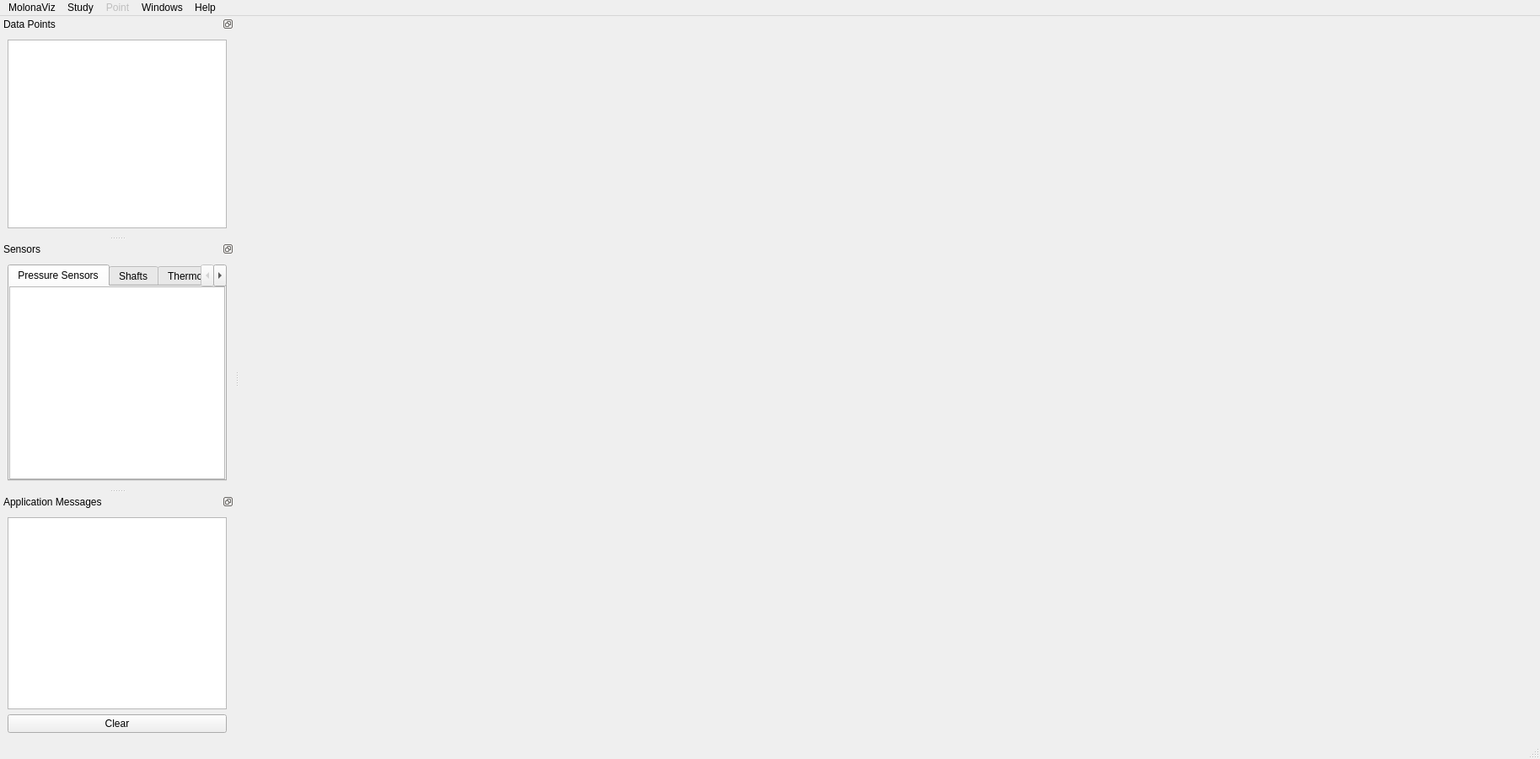
<?xml version="1.0" encoding="UTF-8"?>
<ui version="4.0">
 <class>MainWindow</class>
 <widget class="QMainWindow" name="MainWindow">
  <property name="geometry">
   <rect>
    <x>0</x>
    <y>0</y>
    <width>1827</width>
    <height>901</height>
   </rect>
  </property>
  <property name="windowTitle">
   <string>MolonaViz</string>
  </property>
  <widget class="QWidget" name="centralwidget"/>
  <widget class="QMenuBar" name="menubar">
   <property name="geometry">
    <rect>
     <x>0</x>
     <y>0</y>
     <width>1827</width>
     <height>26</height>
    </rect>
   </property>
   <widget class="QMenu" name="menuStudy">
    <property name="title">
     <string>Study</string>
    </property>
    <addaction name="actionCreate_Study"/>
    <addaction name="actionOpen_Study"/>
    <addaction name="separator"/>
    <addaction name="actionClose_Study"/>
   </widget>
   <widget class="QMenu" name="menuPoint">
    <property name="enabled">
     <bool>false</bool>
    </property>
    <property name="title">
     <string>Point</string>
    </property>
    <addaction name="actionImport_Point"/>
    <addaction name="actionOpen_Point"/>
    <addaction name="actionRemove_Point"/>
   </widget>
   <widget class="QMenu" name="menuWindows">
    <property name="title">
     <string>Windows</string>
    </property>
    <addaction name="actionSwitch_To_Tabbed_View"/>
    <addaction name="actionSwitch_To_SubWindow_View"/>
    <addaction name="actionSwitch_To_Cascade_View"/>
    <addaction name="separator"/>
    <addaction name="actionData_Points"/>
    <addaction name="actionSensors"/>
    <addaction name="actionApplication_Messages"/>
   </widget>
   <widget class="QMenu" name="menuMolonaViz">
    <property name="title">
     <string>MolonaViz</string>
    </property>
    <addaction name="actionAbout_MolonaViz"/>
    <addaction name="actionPreferences"/>
    <addaction name="separator"/>
    <addaction name="actionQuit_MolonaViz"/>
   </widget>
   <widget class="QMenu" name="menuHelp">
    <property name="title">
     <string>Help</string>
    </property>
   </widget>
   <addaction name="menuMolonaViz"/>
   <addaction name="menuStudy"/>
   <addaction name="menuPoint"/>
   <addaction name="menuWindows"/>
   <addaction name="menuHelp"/>
  </widget>
  <widget class="QStatusBar" name="statusbar"/>
  <widget class="QDockWidget" name="dockDataPoints">
   <property name="features">
    <set>QDockWidget::DockWidgetFloatable|QDockWidget::DockWidgetMovable</set>
   </property>
   <property name="windowTitle">
    <string>Data Points</string>
   </property>
   <attribute name="dockWidgetArea">
    <number>1</number>
   </attribute>
   <widget class="QWidget" name="dockWidgetContents">
    <layout class="QVBoxLayout" name="verticalLayout">
     <item>
      <widget class="QTreeView" name="treeViewDataPoints">
       <property name="editTriggers">
        <set>QAbstractItemView::NoEditTriggers</set>
       </property>
      </widget>
     </item>
    </layout>
   </widget>
  </widget>
  <widget class="QDockWidget" name="dockSensors">
   <property name="features">
    <set>QDockWidget::DockWidgetFloatable|QDockWidget::DockWidgetMovable</set>
   </property>
   <property name="allowedAreas">
    <set>Qt::AllDockWidgetAreas</set>
   </property>
   <property name="windowTitle">
    <string>Sensors</string>
   </property>
   <attribute name="dockWidgetArea">
    <number>1</number>
   </attribute>
   <widget class="QWidget" name="dockWidgetContents_2">
    <layout class="QHBoxLayout" name="horizontalLayout">
     <item>
      <widget class="QTabWidget" name="tabWidget">
       <property name="currentIndex">
        <number>0</number>
       </property>
       <widget class="QWidget" name="tab">
        <attribute name="title">
         <string>Pressure Sensors</string>
        </attribute>
        <layout class="QVBoxLayout" name="verticalLayout_2">
         <property name="spacing">
          <number>0</number>
         </property>
         <property name="leftMargin">
          <number>0</number>
         </property>
         <property name="topMargin">
          <number>0</number>
         </property>
         <property name="rightMargin">
          <number>0</number>
         </property>
         <property name="bottomMargin">
          <number>0</number>
         </property>
         <item>
          <widget class="QTreeView" name="treeViewPressureSensors"/>
         </item>
        </layout>
       </widget>
       <widget class="QWidget" name="tab_2">
        <attribute name="title">
         <string>Shafts</string>
        </attribute>
        <layout class="QVBoxLayout" name="verticalLayout_3">
         <property name="spacing">
          <number>0</number>
         </property>
         <property name="leftMargin">
          <number>0</number>
         </property>
         <property name="topMargin">
          <number>0</number>
         </property>
         <property name="rightMargin">
          <number>0</number>
         </property>
         <property name="bottomMargin">
          <number>0</number>
         </property>
         <item>
          <widget class="QTreeView" name="treeViewShafts"/>
         </item>
        </layout>
       </widget>
       <widget class="QWidget" name="tab_3">
        <attribute name="title">
         <string>Thermometers</string>
        </attribute>
        <layout class="QVBoxLayout" name="verticalLayout_4">
         <property name="spacing">
          <number>0</number>
         </property>
         <property name="leftMargin">
          <number>0</number>
         </property>
         <property name="topMargin">
          <number>0</number>
         </property>
         <property name="rightMargin">
          <number>0</number>
         </property>
         <property name="bottomMargin">
          <number>0</number>
         </property>
         <item>
          <widget class="QTreeView" name="treeViewThermometers"/>
         </item>
        </layout>
       </widget>
      </widget>
     </item>
    </layout>
   </widget>
  </widget>
  <widget class="QDockWidget" name="dockMessages">
   <property name="features">
    <set>QDockWidget::DockWidgetFloatable|QDockWidget::DockWidgetMovable</set>
   </property>
   <property name="windowTitle">
    <string>Application Messages</string>
   </property>
   <attribute name="dockWidgetArea">
    <number>1</number>
   </attribute>
   <widget class="QWidget" name="dockWidgetContents_3">
    <layout class="QVBoxLayout" name="verticalLayout_5">
     <item>
      <widget class="QTextEdit" name="textEditApplicationMessages"/>
     </item>
     <item>
      <widget class="QPushButton" name="pushButtonClear">
       <property name="text">
        <string>Clear</string>
       </property>
      </widget>
     </item>
    </layout>
   </widget>
  </widget>
  <action name="actionCreate_Study">
   <property name="text">
    <string>Create Study</string>
   </property>
  </action>
  <action name="actionOpen_Study">
   <property name="text">
    <string>Open Study</string>
   </property>
  </action>
  <action name="actionClose_Study">
   <property name="enabled">
    <bool>false</bool>
   </property>
   <property name="text">
    <string>Close Study</string>
   </property>
  </action>
  <action name="actionCreateStudy2">
   <property name="text">
    <string>CreateStudy2</string>
   </property>
  </action>
  <action name="actionImport_Point">
   <property name="text">
    <string>Import Point</string>
   </property>
  </action>
  <action name="actionOpen_Point">
   <property name="text">
    <string>Open Point</string>
   </property>
  </action>
  <action name="actionRemove_Point">
   <property name="text">
    <string>Remove Point</string>
   </property>
  </action>
  <action name="actionSwitch_To_Tabbed_View">
   <property name="text">
    <string>Switch To Tabbed View</string>
   </property>
  </action>
  <action name="actionSwitch_To_SubWindow_View">
   <property name="enabled">
    <bool>false</bool>
   </property>
   <property name="text">
    <string>Switch To SubWindow View</string>
   </property>
  </action>
  <action name="actionAbout_MolonaViz">
   <property name="text">
    <string>About MolonaViz</string>
   </property>
  </action>
  <action name="actionQuit_MolonaViz">
   <property name="text">
    <string>Quit MolonaViz</string>
   </property>
  </action>
  <action name="actionPreferences">
   <property name="text">
    <string>Preferences</string>
   </property>
  </action>
  <action name="actionData_Points">
   <property name="checkable">
    <bool>true</bool>
   </property>
   <property name="checked">
    <bool>true</bool>
   </property>
   <property name="text">
    <string>Points</string>
   </property>
  </action>
  <action name="actionSensors">
   <property name="checkable">
    <bool>true</bool>
   </property>
   <property name="checked">
    <bool>true</bool>
   </property>
   <property name="text">
    <string>Sensors</string>
   </property>
  </action>
  <action name="actionApplication_Messages">
   <property name="checkable">
    <bool>true</bool>
   </property>
   <property name="checked">
    <bool>true</bool>
   </property>
   <property name="text">
    <string>Application Messages</string>
   </property>
  </action>
  <action name="actionSwitch_To_Cascade_View">
   <property name="text">
    <string>Switch To Cascade View</string>
   </property>
  </action>
 </widget>
 <resources/>
 <connections/>
</ui>
